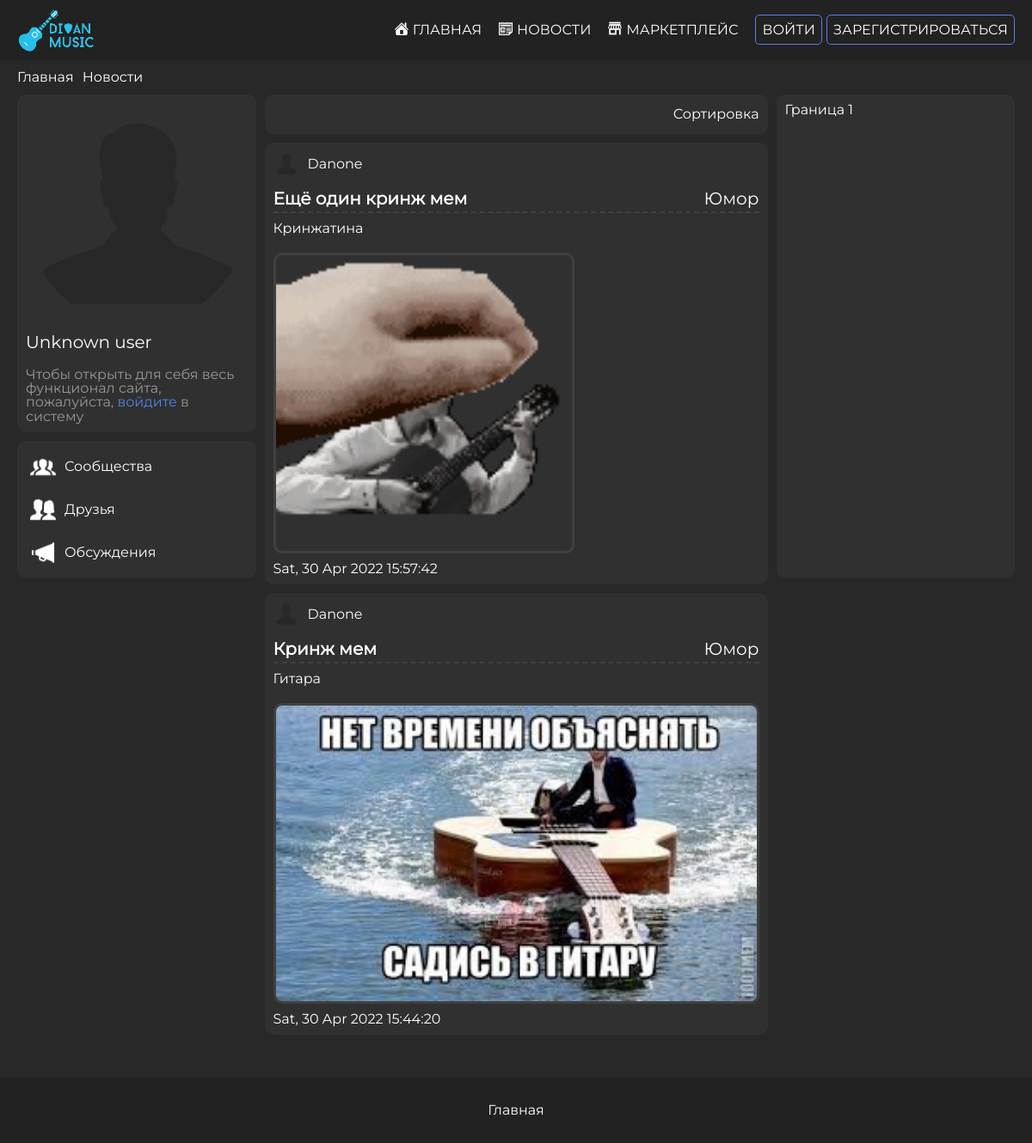
Page /posts on the earlier database version.
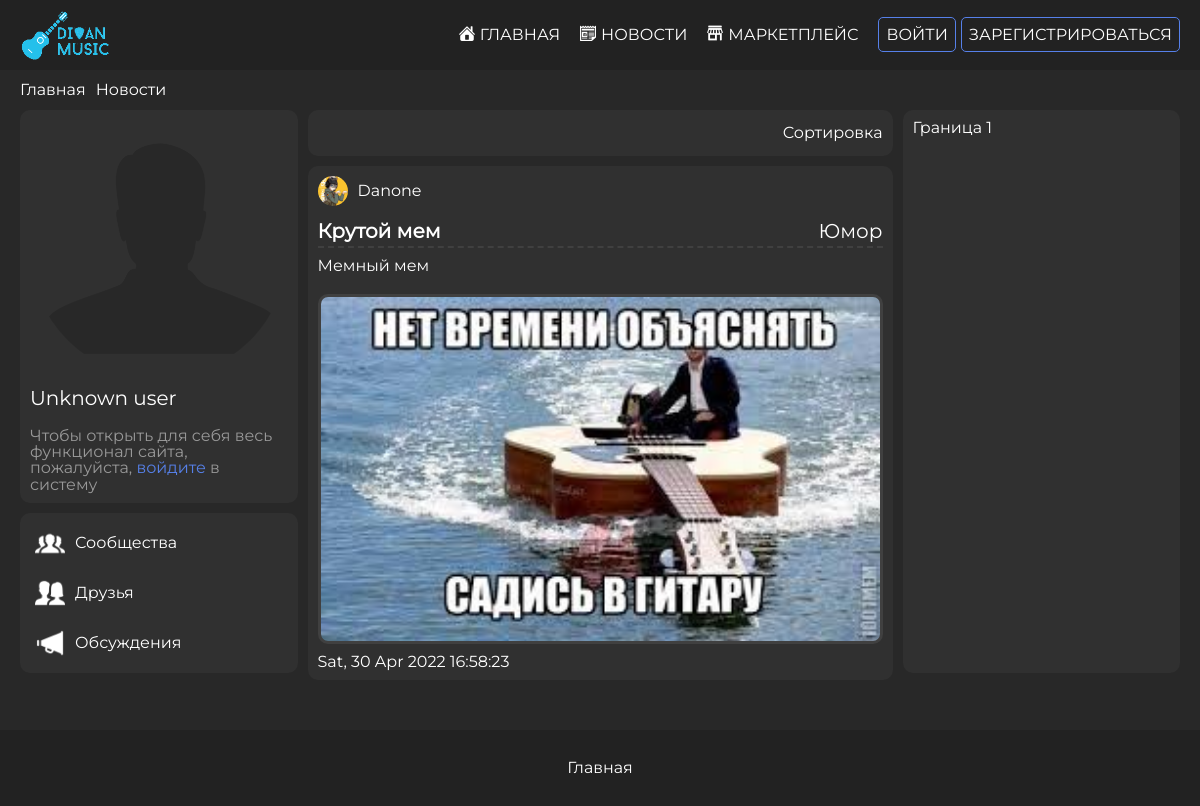
Same page on the later database version.
### static/data/posts.py (models this page shows)
class Post(SqlAlchemyBase, UserMixin):
    __tablename__ = 'posts'
    id = sqlalchemy.Column(sqlalchemy.Integer,
                           primary_key=True, autoincrement=True)
    title = sqlalchemy.Column(sqlalchemy.String, nullable=True)
    description = sqlalchemy.Column(sqlalchemy.String, nullable=True)
    theme = sqlalchemy.Column(sqlalchemy.String, nullable=True)
    content = sqlalchemy.Column(sqlalchemy.String, nullable=True)
    created_date = sqlalchemy.Column(sqlalchemy.String, nullable=True)
    is_privacy = sqlalchemy.Column(sqlalchemy.Boolean, nullable=True)
    creator = sqlalchemy.Column(sqlalchemy.String, nullable=True)
    creator_avatar_path = sqlalchemy.Column(sqlalchemy.String, nullable=True)
    path = sqlalchemy.Column(sqlalchemy.String, nullable=True)

### main.py (the view)
@app.route('/posts')
def posts():
    db_sess = db_session.create_session()
    posts_list = db_sess.query(Post).all()
    posts_list.reverse()
    nav_path = [['/', 'Главная'], ['/posts', 'Новости']]
    if len(posts_list) == 0:
        is_there_posts = True
    else:
        is_there_posts = None
    if current_user.is_authenticated:
        image = current_user.email
        log_form = None
    else:
        image = None
        log_form = LoginForm()
    return render_template('posts.html',
                           user=current_user,
                           title=f'Создание записи - DIVAN music',
                           image=f'/img/avatars/{image}.png',
                           posts=posts_list,
                           nav_path=nav_path,
                           form=log_form,
                           is_there_posts=is_there_posts)

### templates/posts.html (shortened to what this page needs)
{% extends "base.html" %}
{% block content %}
    <div class="content">
        <div class="container">
            <div class="navigation__str">
                {% for link in nav_path %}
                    <a href="{{ link[0] }}" class="navigation__href">{{ link[1] }}</a>
                {% endfor %}
            </div>
            <div class="posts__grid">
                <div class="posts__grid__body">
                    <div class="posts__grid__item posts__tools__block">
                        <div class="posts__tools__grid">
                            <div class="posts__sort__dropdown">Сортировка</div>
                        </div>
                    </div>
                    <div class="posts__grid__item posts__page__avatar">
                        <div class="posts__page__profile__grid">
                            {% if current_user.is_authenticated %}
                                <div class="profile__avatar">
                                    {% if current_user.avatar_path %}
                                        <img src="{{ url_for('static', filename=current_user.avatar_path) }}" alt="oops">
                                    {% else %}
                                        <img src="{{ url_for('static', filename='/img/avatars/anonym.png') }}" alt="oops">
                                    {% endif %}
                                </div>
                                <div class="profile__info">
                                    <div class="profile__info__username">{{ user.username }}</div>
                                    <div class="profile__info__username text__subtitle">{{ user.surname }} {{ user.name }}</div>
                                </div>
                            {% else %}
                                <div class="profile__avatar">
                                    <img src="{{ url_for('static', filename='/img/avatars/anonym.png') }}" alt="">
                                </div>
                                <div class="profile__info__username">
                                    Unknown user
                                </div>
                                <div class="text__subtitle">
                                    Чтобы открыть для себя весь функционал сайта, пожалуйста,
                                     <a href="/#auth" class="inline__link">войдите</a> в систему
                                </div>
                            {% endif %}
                        </div>
                    </div>
                    <div class="posts__grid__item posts__page__navigation__buttons">
                        <div class="posts__page__navigation__grid">
                            <div class="posts__page__navigation__grid__item">
                                <a href="#">
                                    <div class="navigation__grid">
                                        <img src="../static/img/icons/communities.svg" alt="">
                                        <div class="navigation__link__text">Сообщества</div>
                                    </div>
                                </a>
                            </div>
                            <div class="posts__page__navigation__grid__item">
                                <a href="#">
                                    <div class="navigation__grid">
                                        <img src="../static/img/icons/friends.svg" alt="">
                                        <div class="navigation__link__text">Друзья</div>
                                    </div>
                                </a>
                            </div>
                            <div class="posts__page__navigation__grid__item">
                                <a href="#">
                                    <div class="navigation__grid">
                                        <img src="../static/img/icons/speaker.svg" alt="">
                                        <div class="navigation__link__text">Обсуждения</div>
                                    </div>
                                </a>
                            </div>
                        </div>
                    </div>
                    <div class="posts__grid__item posts__page__content">
                        {% for post in posts %}
                            <div class="post__card">
                                <div class="post__creator">
                                    <div class="post__creator__block">
                                        <div class="creator__avatar">
                                            {% if post.creator_avatar_path %}
                                            <img src="{{ url_for('static', filename=post.creator_avatar_path) }}" alt="oops">
                                        {% else %}
                                            <img src="{{ url_for('static', filename='/img/avatars/anonym.png') }}" alt="oops">
                                        {% endif %}
                                        </div>
                                        <div class="creator__username">
                                            {{ post.creator }}
                                        </div>
                                    </div>
                                </div>
                                <div class="post__header">
                                    <div class="post__title"><b>{{ post.title }}</b></div>
                                    <div class="post__theme">{{ post.theme }}</div>
                                </div>
                                <div class="post__description">
                                    {{ post.description }}
                                </div>
                                {% if post.path %}
                                    <div class="post__content">
                                        <img src="{{ url_for('static', filename=post.path) }}" alt="">
                                    </div>
                                {% endif %}
                                <div class="post__created__date">
                                    {{ post.created_date }}
                                </div>
                            </div>
                        {% endfor %}
                    </div>
                    <div class="posts__grid__item posts__page__border1">
                        Граница 1
                    </div>
                </div>
            </div>
        </div>
    </div>
{% endblock %}

### templates/base.html (shortened to what this page needs)
<!doctype html>
<html lang="ru">
<head>
    <link rel="stylesheet" href="../static/css/auth.css">
    <link rel="stylesheet" href="../static/css/marketplace__main__page.css">
    <link rel="stylesheet" href="../static/css/general_style.css">
    <link rel="stylesheet" href="../static/css/posts.css">
    <link rel="stylesheet" href="../static/css/index.css">
    <link rel="stylesheet" href="../static/css/product_page.css">
    <link rel="stylesheet" href="../static/css/profile.css">
    <link rel="stylesheet" href="../static/css/add_post.css">
    <link rel="stylesheet" href="../static/css/add_product.css">
    <link rel="stylesheet" href="../static/css/registration.css">
    <link rel="stylesheet" href="https://cdnjs.cloudflare.com/ajax/libs/animate.css/4.1.1/animate.min.css"/>
</head>
<body>
    <div class="wrapper">
        <header class="header">
            <div class="container">
                <div class="header__body">
                    <a class="header__logo" href="/">
                        <img src="../static/img/logo_v2.png" class="header__logo__image " alt="">
                    </a>
                    <nav class="header__menu">
                        <ul class="header__list">
                            <li>
                                <a href="/" class="header__link link">
                                    <div class="header__link__grid">
                                        <div class="header__link__grid__item">
                                            <img src="../static/img/icons/home.svg" alt="">
                                        </div>
                                        <div class="header__link__grid__item">
                                            Главная
                                        </div>
                                    </div>
                                </a>
                            </li>
                            <li>
                                <a href="/posts" class="header__link link">
                                    <div class="header__link__grid">
                                        <div class="header__link__grid__item">
                                            <img src="../static/img/icons/posts.svg" alt="">
                                        </div>
                                        <div class="header__link__grid__item">
                                            Новости
                                        </div>
                                    </div>
                                </a>
                            </li>
                            <li>
                                <a href="/marketplace" class="header__link link">
                                    <div class="header__link__grid">
                                        <div class="header__link__grid__item">
                                            <img src="../static/img/icons/marketplace.svg" alt="">
                                        </div>
                                        <div class="header__link__grid__item">
                                            Маркетплейс
                                        </div>
                                    </div>
                                </a>
                            </li>
                            {% if current_user.is_authenticated %}
                                <li>
                                    {% if image %}
                                        <a href="/profile" class="header__link header__username">
                                            <div class="header__link__grid">
                                                <div class="header__link__grid__item">
                                                    {% if current_user.avatar_path != None %}
                                                        <img src="{{ url_for('static', filename=current_user.avatar_path) }}" class="miniature__avatar"
                                                             alt="">
                                                    {% endif %}
                                                </div>
                                                <div class="header__link__grid__item">
                                                    {{ current_user.username }}
                                                </div>
                                            </div>
                                        </a>
                                    {% else %}
                                        <a href="/profile" class="header__link link header__username">
                                            <div class="header__link__grid">
                                                <div class="header__link__grid__item header__avatar">
                                                    <img src="{{ url_for('static', filename='/img/avatars/anonym.png') }}"
                                                         class="miniature__avatar" alt="">
                                                </div>
                                                <div class="header__link__grid__item">
                                                    {{ current_user.username }}
                                                </div>
                                            </div>
                                        </a>
                                    {% endif %}
                                </li>
                            {% else %}
                                <li>
                                    <div class="header__link__grid">
                                        <div class="header__link__grid__item">
                                            <a href="/#auth" id='auth__show' class="header__link authorization__link">ВОЙТИ</a>
                                        </div>
                                        <div class="header__link__grid__item">
                                        <a href="/registration" class="header__link authorization__link">ЗАРЕГИСТРИРОВАТЬСЯ</a>
                                        </div>
                                    </div>
                                </li>
                            {% endif %}
                        </ul>
                    </nav>
                </div>
            </div>
        </header>
        <main role="main" class="main">
            {% block content %}{% endblock %}
        </main>
        <footer class="footer">
            <form method="post" novalidate>
                <ul>
                    <li>
                        <a class="footer__link" aria-current="page" href="/">Главная</a>
                    </li>
                </ul>
            </form>
        </footer>
    </div>
</body>
</html>

Differences in the rows shown:
removed Post: creator "Danone", title "Ещё один кринж мем", theme "Юмор", description "Кринжатина", path (picture), created_date "Sat, 30 Apr 2022 15:57:42"
changed Post "Юмор": creator_avatar_path: picture added; title "Кринж мем" → "Крутой мем"; description "Гитара" → "Мемный мем"; created_date "Sat, 30 Apr 2022 15:44:20" → "Sat, 30 Apr 2022 16:58:23"
